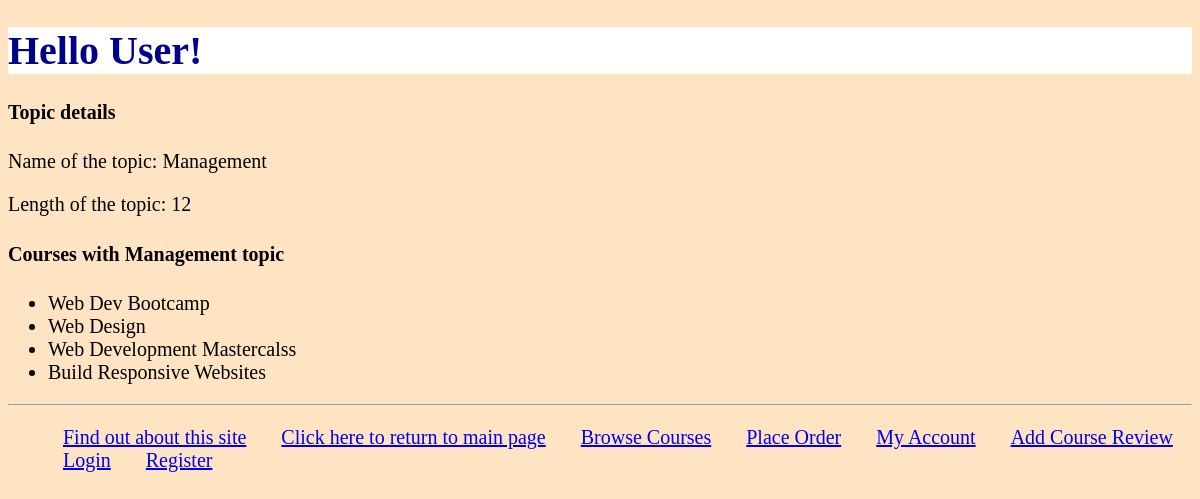
Page /myapp/2 on the committed database.
### myapp/models.py (models this page shows, shortened)
class Topic(models.Model):
    name = models.CharField(max_length=200)
    length = models.IntegerField(default=12)

class Course(models.Model):
    title = models.CharField(max_length=200)
    topic = models.ForeignKey(Topic, related_name='courses', on_delete=models.CASCADE)
    price = models.DecimalField(max_digits=10, decimal_places=2, validators=[validate_price])
    for_everyone = models.BooleanField(default=True)
    description = models.TextField(blank=True)
    num_reviews = models.PositiveIntegerField(default=0)

### myapp/views.py (the view)
# urls.py: path('<int:topic_id>', views.DetailView.as_view(), name='detail'),
class DetailView(View):
    def get(self, request, topic_id):
        try:
            current_user = Student.objects.get(id=request.user.id)
        except Student.DoesNotExist:
            current_user = None
        first_name = "User"
        if current_user:
            first_name = current_user.first_name
        topic = get_object_or_404(Topic, id=topic_id)
        courses = Course.objects.filter(topic=Topic.objects.get(id=1))
        return render(request, 'myapp/detail.html', {'topic': topic, 'courses': courses,'first_name':first_name})

### myapp/templates/myapp/detail.html (shortened to what this page needs)
{% extends 'myapp/base.html' %}
{% block body_block %}
    <h4>Topic details</h4>
    <p>Name of the topic: {{ topic.name }}</p>
    <p>Length of the topic: {{ topic.length }}</p>
    <h4>Courses with {{ topic.name  }} topic</h4>
    <ul>
        {% for course in courses %}
            <li> {{ course.title }}</li>
        {% endfor  %}
    </ul>
{% endblock %}

### myapp/static/myapp/style1.css (style rules this page uses)
body { background-color: bisque; color: black; font-size: 20px; font-family: Verdana; }
p { font-family: verdana; font-size: 20px; }

### rows in the picture
Topic: name "Management", length "12"
Course: title "Web Dev Bootcamp"
Course: title "Web Design"
Course: title "Web Development Mastercalss"
Course: title "Build Responsive Websites"

### other values in the picture
{{ first_name }} "User"
